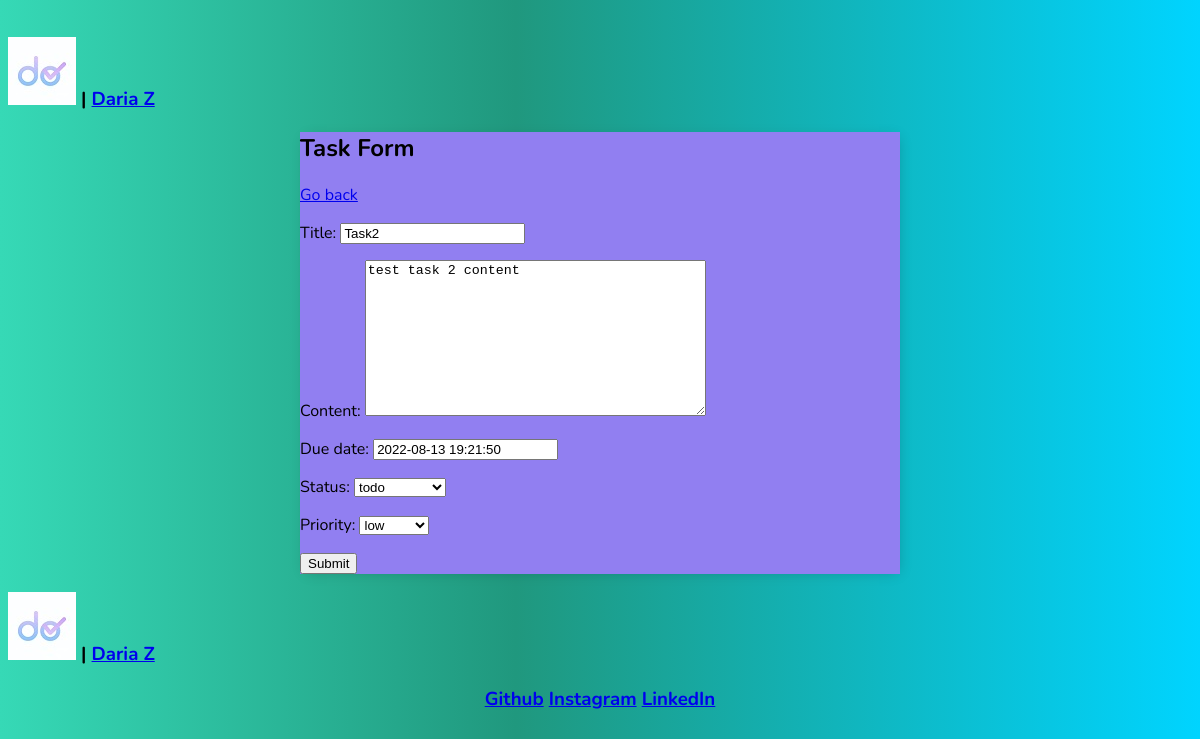
The app's page /task_update/3/ (signed in), older data.
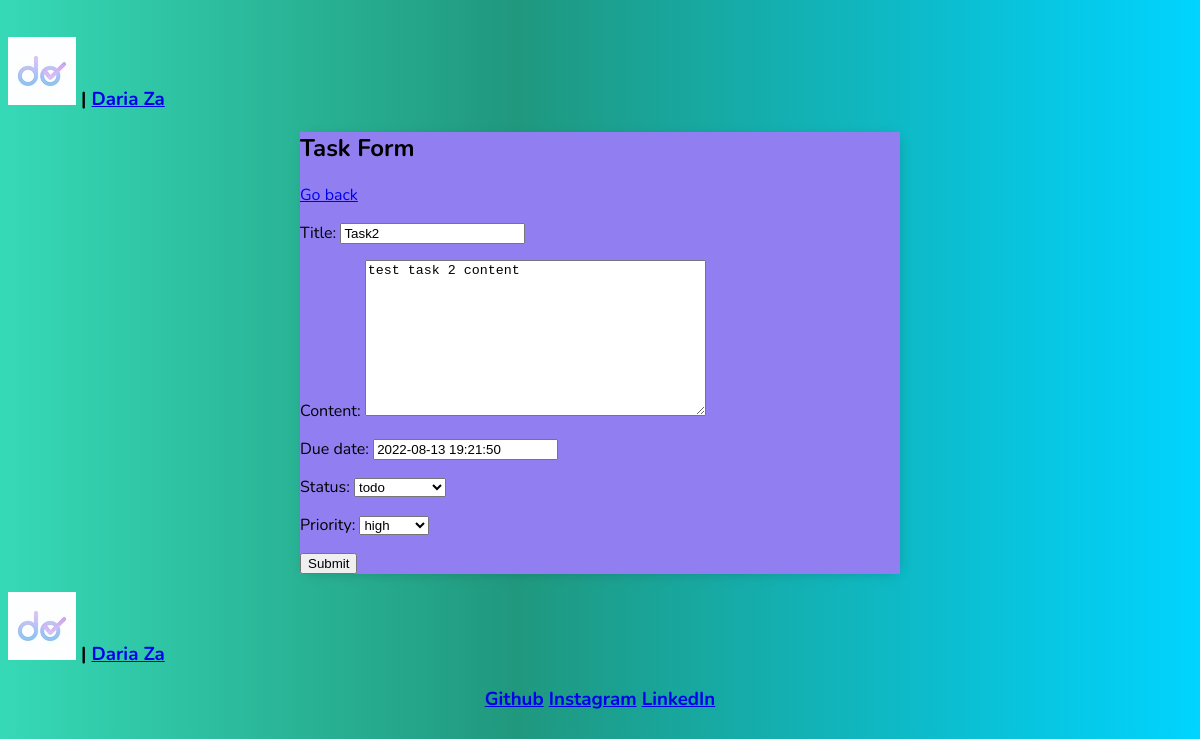
The same page, newer data.
### account/models.py (models this page shows)
class CustomizeUser(AbstractUser):
    work_position = models.CharField(max_length=50, blank=False)
    email_confirmed = models.BooleanField(default=False)

### task_application/models.py (models this page shows, shortened)
class Task(models.Model):
    user = models.ForeignKey(settings.AUTH_USER_MODEL, on_delete=models.CASCADE)
    title = models.CharField(max_length=200)
    content = models.TextField(blank=True)
    created = models.DateTimeField(default=timezone.now, blank=True, null=True)
    due_date = models.DateTimeField(default=timezone.now, blank=True, null=True)
    done_date = models.DateTimeField(blank=True, null=True)
    status = models.CharField(choices=CHOICE_STATUS, max_length=15, default='todo')
    priority = models.CharField(choices=CHOICE_PRIORITY, max_length=7, default='medium')
    importance = models.BooleanField(default=False)
    class Meta:
        verbose_name = 'Task'

### task_application/views.py (the view)
# urls.py: path('task_update/<int:pk>/', TaskUpdateView.as_view(), name='task_update'),
class TaskUpdateView(LoginRequiredMixin, UpdateView):
    model = Task
    form_class = TaskCreateForm
    success_url = reverse_lazy('tasks')
    def get_queryset(self):
        user = self.request.user
        return self.model.objects.filter(user_id=user.id)

### task_application/forms.py
class TaskCreateForm(forms.ModelForm):
    class Meta:
        model = Task
        fields = ['title', 'content', 'due_date', 'status', 'priority']

### task_application/templates/task_application/task_form.html (shortened to what this page needs)
<!DOCTYPE html>
<html lang="en">
<head>
{% extends 'task_application/base.html' %}
{% block content %}
</head>
<body>
<h2>Task Form</h2>
<a href="{% url 'tasks' %}"> Go back</a>
<form method="POST" action="">
        {{form.as_p}}
        <input type="submit" value="Submit">
</form>
</body>
</html>
{% endblock content %}

### task_application/templates/task_application/base.html (shortened to what this page needs)
<!DOCTYPE html>
{% load static %}
<html lang="en">
<head>
</head>
<body>
<header>
    <h3 align="left"><a href="{% url 'main_page' %}"> <img src="{% static "images/logo.png" %}" alt="logo"/></a> |
        {% if user.is_authenticated %}
            <a href="{% url 'profile' %}">{{user.get_full_name}}</a>
        {% endif %}
    </h3>
</header>
    <div class="container">
        {% block content %}
        {% endblock content %}
<footer>
    <h3 align="left"><a href="{% url 'main_page' %}"> <img src="{% static "images/logo.png" %}" alt="logo"/></a> |
        {% if user.is_authenticated %}
            <a href="{% url 'profile' %}">{{user.get_full_name}}</a>
        {% endif %}
    </h3>
    <h3 align="center">
        <a href="https://github.com/DemiLar/DemiLar">Github</a>
        <a href="https://www.instagram.com/laren_713/">Instagram</a>
        <a href="https://www.linkedin.com/in/daria-zaspenko-4a2ab3223/">LinkedIn</a>
    </h3>
</footer>
</body>
</html>

Row changes from the older to the newer data that the page shows:
changed CustomizeUser: get_full_name "Daria Z" → "Daria Za"
changed Task "Task2": priority "low" → "high"
